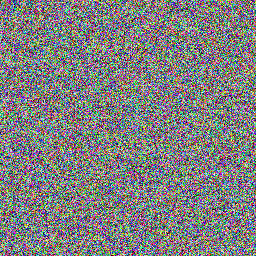
%> input picture image_encrypt_2D/image_encrypt.bmp, 256 x 256 px
$ octave CC.m   (GNU Octave 9; MATLAB toolbox functions it lacks are replaced by stand-ins)
%> lines starting %> are read from the running program, lines starting %| are printed output that depends on the picture; long printed decimals are rounded
%% 计算密文图像相邻相关系数

image_encrypt = double(imread('image_encrypt.bmp'));  % -- 加密图像

[M,N,k] = size(image_encrypt);
%> M = 256; N = 256; k = 3

Num_rand=5000;    %随机取5000对像素点
x2=ceil(rand(1,Num_rand)*(M-1));      %生成5000个1~M-1的随机整数作为行  ceil()为向上取整函数 rand生成1内的小数
y2=ceil(rand(1,Num_rand)*(N-1));      %生成5000个1~N-1的随机整数作为列
k2=ceil(rand(1,Num_rand)*(k-1));
%预分配内存
XX_SP2=zeros(1,Num_rand);YY_SP2=zeros(1,Num_rand);        %水平 R G B三个分量上取1个像素点和这个像素点水平相邻的像素点

XX_CZ2=zeros(1,Num_rand);YY_CZ2=zeros(1,Num_rand);        %垂直 R G B三个分量上取1个像素点和这个像素点垂直相邻的像素点

XX_DJX2=zeros(1,Num_rand);YY_DJX2=zeros(1,Num_rand);      %对角线 R G B三个分量上取1个像素点和这个像素点对角线相邻的像素点

for i=1:Num_rand
    %水平
    XX_SP2(i)=image_encrypt(x2(i),y2(i),k2(i));
    YY_SP2(i)=image_encrypt(x2(i),y2(i)+1,k2(i));          %水平方向上相邻元素的为某个元素的右边
    %垂直
    XX_CZ2(i)=image_encrypt(x2(i),y2(i),k2(i));
    YY_CZ2(i)=image_encrypt(x2(i)+1,y2(i),k2(i));          %垂直方向上相邻元素的为某个元素的下边
    %对角线
    XX_DJX2(i)=image_encrypt(x2(i),y2(i),k2(i));
    YY_DJX2(i)=image_encrypt(x2(i)+1,y2(i)+1,k2(i));       %对角线方向上相邻元素的为某个元素的右下边
end
%> after the loop, XX_CZ2 = 5000 values, max 255 at index 88, min 0 at index 141, mean 127; XX_DJX2 has the same summary as XX_CZ2; XX_SP2 has the same summary as XX_CZ2; YY_CZ2 = 5000 values, max 255 at index 311, min 0 at index 160, mean 126.9; YY_DJX2 = 5000 values, max 255 at index 384, min 0 at index 206, mean 126; YY_SP2 = 5000 values, max 255 at index 106, min 0 at index 409, mean 127.7
%水平   scatter用来绘制散点图
figure;scatter(XX_SP2,YY_SP2,18,'filled');xlabel(' ');ylabel(' ');title('');axis([0 255,0 255]);set(gca,'XTick',0:15:255);set(gca,'YTick',0:15:255);
%> after `set(gca,'YTick',0:15:255)`:
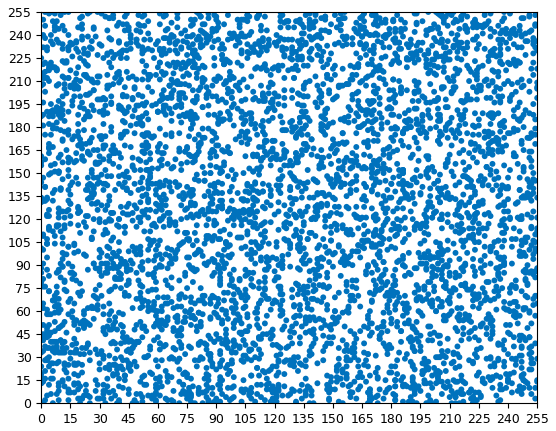
%> figure redrawn from the program's plot data

%垂直
figure;scatter(XX_CZ2,YY_CZ2,18,'filled');xlabel(' ');ylabel(' ');title('');axis([0 255,0 255]);set(gca,'XTick',0:15:255);set(gca,'YTick',0:15:255);
%> after `set(gca,'YTick',0:15:255)`:
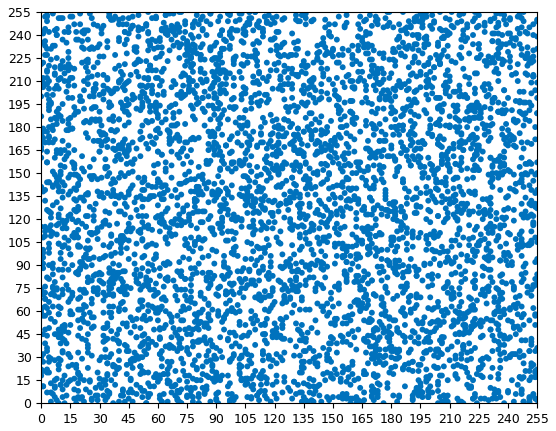
%> figure redrawn from the program's plot data

%对角线
figure;scatter(XX_DJX2,YY_DJX2,18,'filled');xlabel(' ');ylabel(' ');title('');axis([0 255,0 255]);set(gca,'XTick',0:15:255);set(gca,'YTick',0:15:255);
%> after `set(gca,'YTick',0:15:255)`:
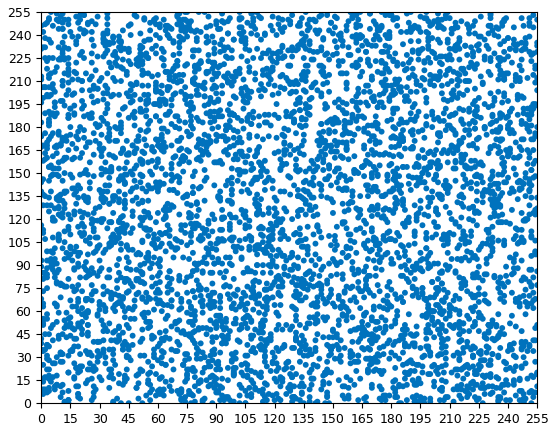
%> figure redrawn from the program's plot data


EX2=0;
EY2_SP=0;DX2=0;DY2_SP=0;COVXY2_SP=0;        %计算水平相关性时需要的变量
EY2_CZ=0;DY2_CZ=0;COVXY2_CZ=0;                %垂直
EY2_DJX=0;DY2_DJX=0;COVXY2_DJX=0;             %对角线

for i=1:Num_rand
    %统计某个随机像素点在加密通道上的和，用EX2来表示
    EX2=EX2+image_encrypt(x2(i),y2(i),k2(i));
    %统计相邻像素的和，包括水平、垂直、对角线上的相邻像素、分别对应EY2_SP、EY2_CZ、EY2_DJX
    EY2_SP=EY2_SP+image_encrypt(x2(i)+1,y2(i),k2(i));
    EY2_CZ=EY2_CZ+image_encrypt(x2(i),y2(i)+1,k2(i));
    EY2_DJX=EY2_DJX+image_encrypt(x2(i)+1,y2(i)+1,k2(i));
end
%> this loop made 5000 passes
%> (EX2, EY2_SP, EY2_CZ, EY2_DJX) on passes 1 to 3: (127, 10, 155, 178), (375, 99, 308, 297), (622, 259, 428, 437)
%> after the loop, EX2 = 634963; EY2_CZ = 638430; EY2_DJX = 630107; EY2_SP = 634651
%求均值
%统一在循环外除以像素点对数5000，可减少运算次数
EX2=EX2/Num_rand;
%> EX2 = 127
EY2_SP=EY2_SP/Num_rand;
%> EY2_SP = 126.9
EY2_CZ=EY2_CZ/Num_rand;
%> EY2_CZ = 127.7
EY2_DJX=EY2_DJX/Num_rand;
%> EY2_DJX = 126

for i=1:Num_rand
    %求方差
    %第一个像素点的D，水平、垂直、对角线时计算得出第一个像素点的D相同，统一用DX表示
    DX2=DX2+(image_encrypt(x2(i),y2(i),k2(i))-EX2)^2;

    %第二个像素点的D，水平、垂直、对角线的D分别对应DY1_SP、DY1_CZ、DY1_DJX
    DY2_SP=DY2_SP+(image_encrypt(x2(i)+1,y2(i),k2(i))-EY2_SP)^2;
    DY2_CZ=DY2_CZ+(image_encrypt(x2(i),y2(i)+1,k2(i))-EY2_CZ)^2;
    DY2_DJX=DY2_DJX+(image_encrypt(x2(i)+1,y2(i)+1,k2(i))-EY2_DJX)^2;

    %两个相邻像素点相关函数的计算，水平、垂直、对角线

    %求协方差
    %R通道
    COVXY2_SP=COVXY2_SP+(image_encrypt(x2(i),y2(i),k2(i))-EX2)*(image_encrypt(x2(i)+1,y2(i),k2(i))-EY2_SP);
    COVXY2_CZ=COVXY2_CZ+(image_encrypt(x2(i),y2(i),k2(i))-EX2)*(image_encrypt(x2(i),y2(i)+1,k2(i))-EY2_CZ);
    COVXY2_DJX=COVXY2_DJX+(image_encrypt(x2(i),y2(i),k2(i))-EX2)*(image_encrypt(x2(i)+1,y2(i)+1,k2(i))-EY2_DJX);

end
%> this loop made 5000 passes
%> (DX2, DY2_SP, DY2_CZ, DY2_DJX, COVXY2_SP, COVXY2_CZ, COVXY2_DJX) on passes 1 to 3: (5.48e-05, 13672.7, 746.1, 2701.8, -0.865, 0.202, 0.385), (14642.8, 15111.4, 1386.9, 2751.1, -4590.7, 3063.4, -849.3), (29044.6, 16205, 1445.9, 2946.5, -622.1, 2141, 828.3)
%> after the loop, COVXY2_CZ = 551405.4; COVXY2_DJX = -54723.2; COVXY2_SP = 296915.4; DX2 = 27347030.7; DY2_CZ = 28193677; DY2_DJX = 27657532.7; DY2_SP = 27439150.6
%统一在循环外除以像素点对数5000，可减少运算次数
%求方差和协方差
%R通道
DX2=DX2/Num_rand;
%> DX2 = 5469.4
DY2_SP=DY2_SP/Num_rand;
%> DY2_SP = 5487.8
DY2_CZ=DY2_CZ/Num_rand;
%> DY2_CZ = 5638.7
DY2_DJX=DY2_DJX/Num_rand;
%> DY2_DJX = 5531.5
COVXY2_SP=COVXY2_SP/Num_rand;
%> COVXY2_SP = 59.38
COVXY2_CZ=COVXY2_CZ/Num_rand;
%> COVXY2_CZ = 110.3
COVXY2_DJX=COVXY2_DJX/Num_rand;
%> COVXY2_DJX = -10.94

%求相关性系数
%水平、垂直、对角线的相关性
RXY2_SP=COVXY2_SP/sqrt(DX2*DY2_SP);
%> RXY2_SP = 0.0108
RXY2_CZ=COVXY2_CZ/sqrt(DX2*DY2_CZ);
%> RXY2_CZ = 0.0199
RXY2_DJX=COVXY2_DJX/sqrt(DX2*DY2_DJX);
%> RXY2_DJX = -0.00199

disp('加密后R、G、B通道相关性：');
disp(['加密后图片相关性：','  水平相关性=',num2str(RXY2_SP),'  垂直相关性=',num2str(RXY2_CZ),'  对角线相关性=',num2str(RXY2_DJX)]);
%| 加密后图片相关性：  水平相关性=0.01084  垂直相关性=0.01986  对角线相关性=-0.00199
disp('');
